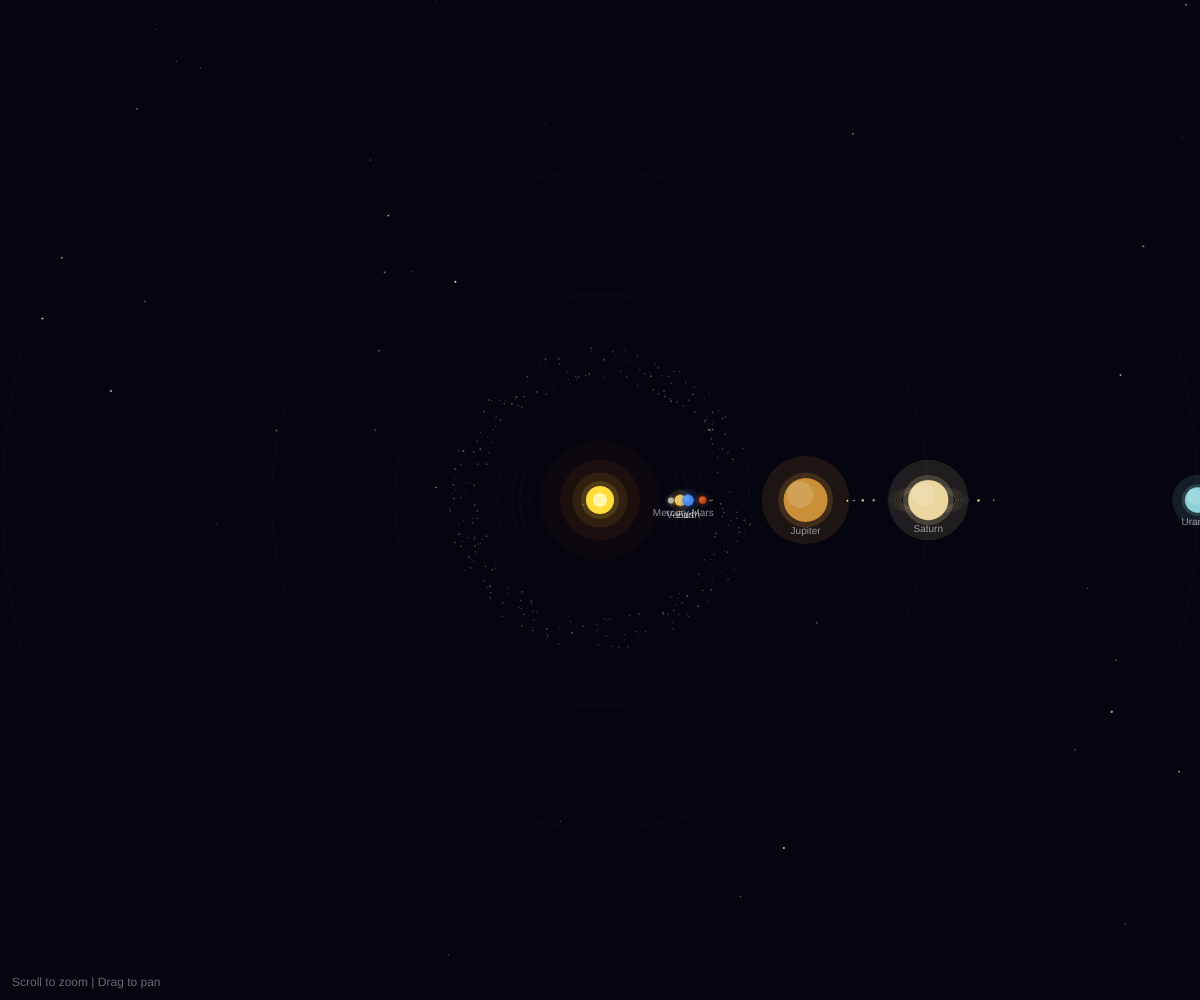
Frame 1 (no input)
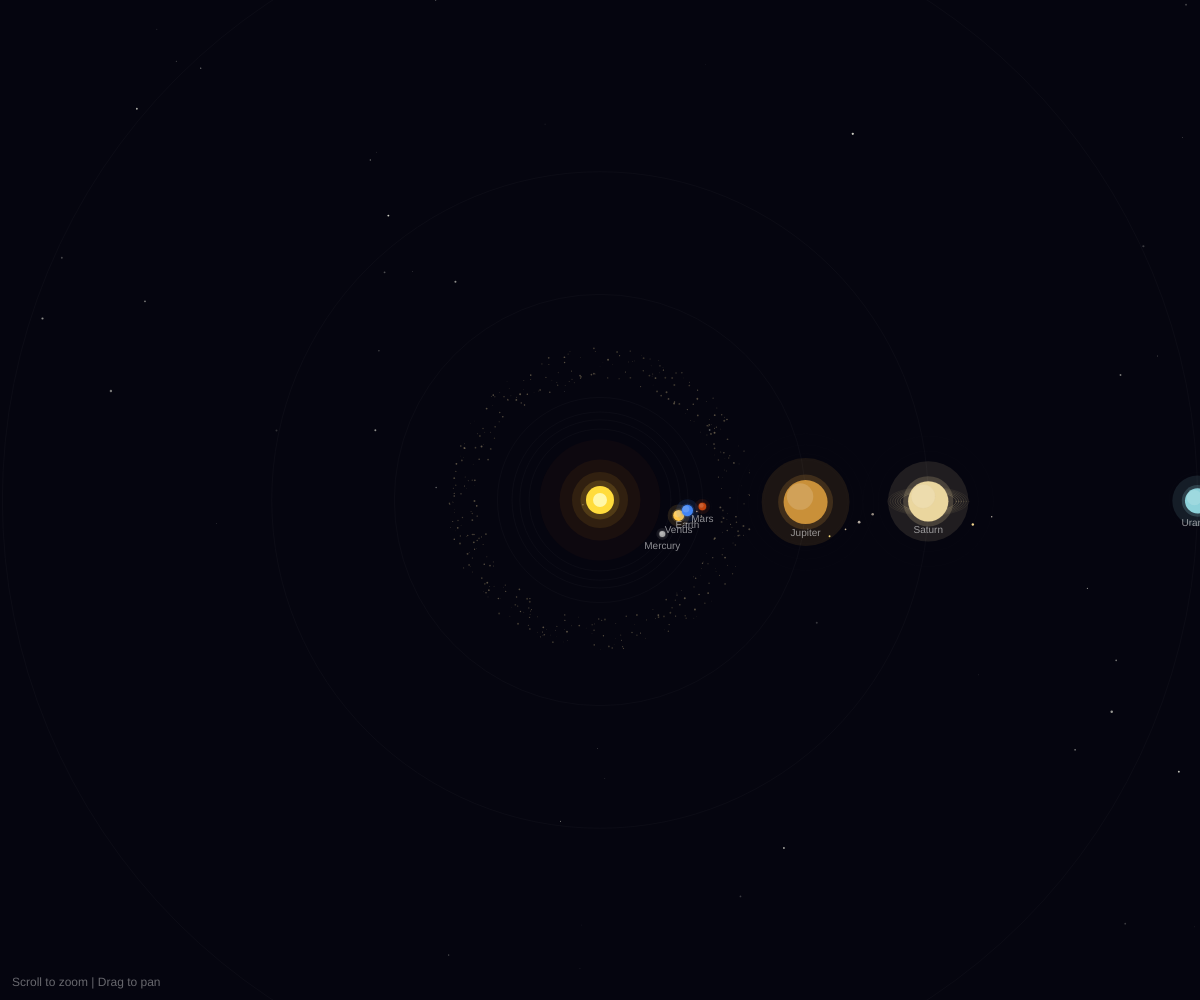
Frame 60 (no input)
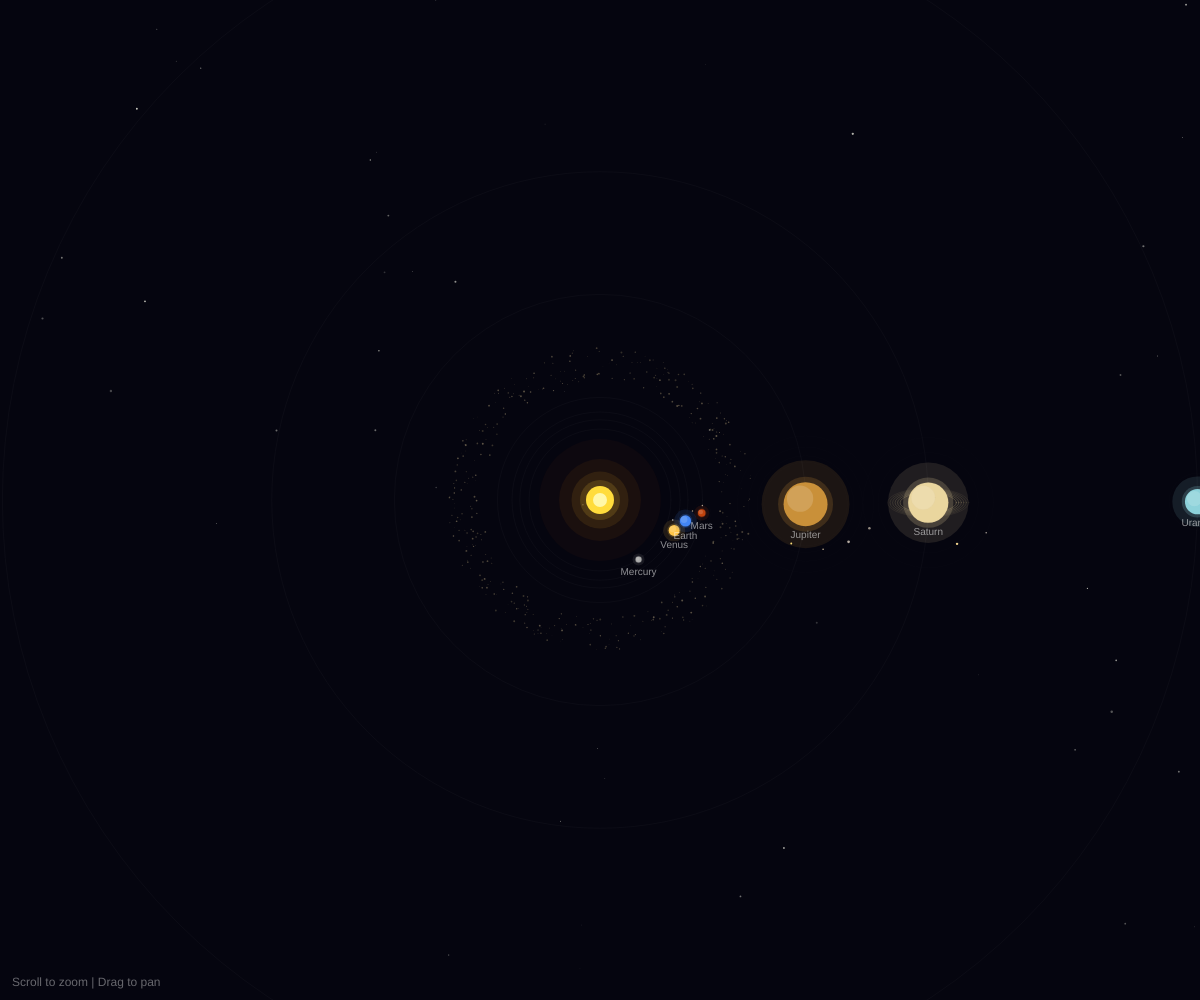
Frame 120 (the mouse pressed at the canvas centre since frame 60)

The p5.js sketch that drew these frames (run headless with seeded random() and noise() and a simulated clock; from frame 60 on, the mouse is pressed at the canvas centre):

// p5.js sketch
// ── sketch.js
// ─── Solar System Simulation ───────────────────────────────────────────────────

const PLANET_DATA = [
  { name: "Mercury", distance: 0.39, size: 0.38, speed: 4.15,  color: [169, 169, 169], moons: [] },
  { name: "Venus",   distance: 0.72, size: 0.95, speed: 1.62,  color: [255, 198, 73],  moons: [] },
  { name: "Earth",   distance: 1.00, size: 1.00, speed: 1.00,  color: [66, 133, 244],  moons: [{ size: 0.27, distance: 2.5, speed: 13.4, color: [200, 200, 200] }] },
  { name: "Mars",    distance: 1.52, size: 0.53, speed: 0.53,  color: [193, 68, 14],   moons: [{ size: 0.1, distance: 2.0, speed: 20, color: [180, 160, 140] }, { size: 0.08, distance: 3.0, speed: 14, color: [170, 150, 130] }] },
  { name: "Jupiter", distance: 5.20, size: 11.2, speed: 0.084, color: [201, 144, 57],  moons: [{ size: 0.29, distance: 1.8, speed: 8, color: [250, 220, 120] }, { size: 0.25, distance: 2.4, speed: 5, color: [200, 180, 150] }, { size: 0.41, distance: 3.2, speed: 3, color: [180, 170, 160] }, { size: 0.39, distance: 4.2, speed: 1.5, color: [150, 140, 130] }] },
  { name: "Saturn",  distance: 9.58, size: 9.45, speed: 0.034, color: [234, 214, 158], moons: [{ size: 0.4, distance: 3.0, speed: 4, color: [240, 210, 140] }, { size: 0.15, distance: 4.5, speed: 2, color: [180, 170, 160] }], rings: true },
  { name: "Uranus",  distance: 19.2, size: 4.01, speed: 0.012, color: [141, 210, 218], moons: [{ size: 0.12, distance: 2.5, speed: 5, color: [180, 200, 210] }] },
  { name: "Neptune", distance: 30.1, size: 3.88, speed: 0.006, color: [62, 84, 232],   moons: [{ size: 0.21, distance: 2.8, speed: 6, color: [200, 200, 220] }] },
];

const ASTEROID_COUNT = 400;
const STAR_COUNT = 800;

let stars = [];
let asteroids = [];
let cam = { x: 0, y: 0, zoom: 1 };
let dragging = false;
let dragStart = { x: 0, y: 0 };
let camStart = { x: 0, y: 0 };
let time = 0;

function scaleDistance(au) {
  // Compress outer planets so everything fits nicely
  return 60 + au * 28;
}

function scaleSize(relative) {
  // Clamp planet sizes to a visible but proportional range
  return map(pow(relative, 0.5), pow(0.38, 0.5), pow(11.2, 0.5), 3, 22);
}

function setup() {
  createCanvas(windowWidth, windowHeight);

  // Pre-generate starfield
  for (let i = 0; i < STAR_COUNT; i++) {
    stars.push({
      x: random(-2000, 2000),
      y: random(-2000, 2000),
      brightness: random(100, 255),
      size: random(0.5, 2.5),
      twinkleSpeed: random(0.01, 0.05),
      twinkleOffset: random(TWO_PI),
    });
  }

  // Pre-generate asteroid belt (between Mars and Jupiter)
  let beltInner = scaleDistance(2.1);
  let beltOuter = scaleDistance(3.3);
  for (let i = 0; i < ASTEROID_COUNT; i++) {
    let r = random(beltInner, beltOuter);
    asteroids.push({
      angle: random(TWO_PI),
      radius: r,
      speed: random(0.0003, 0.0008),
      size: random(0.5, 2),
      brightness: random(80, 160),
    });
  }
}

function draw() {
  background(5, 5, 15);

  let speed = 0.002;
  time += speed;

  push();
  translate(width / 2 + cam.x, height / 2 + cam.y);
  scale(cam.zoom);

  drawStars();
  drawSun();
  drawOrbits();
  drawAsteroidBelt();
  drawPlanets();

  pop();

  drawHUD();
}

function drawStars() {
  noStroke();
  for (let s of stars) {
    let twinkle = sin(frameCount * s.twinkleSpeed + s.twinkleOffset);
    let alpha = s.brightness * map(twinkle, -1, 1, 0.4, 1.0);
    fill(255, 255, 240, alpha);
    circle(s.x, s.y, s.size);
  }
}

function drawSun() {
  noStroke();

  // Outer glow layers
  let glowLayers = [
    { size: 120, alpha: 8,  color: [255, 100, 0] },
    { size: 80,  alpha: 15, color: [255, 140, 0] },
    { size: 55,  alpha: 25, color: [255, 180, 30] },
    { size: 38,  alpha: 40, color: [255, 200, 50] },
  ];

  for (let g of glowLayers) {
    let pulse = sin(time * 3) * 3;
    fill(g.color[0], g.color[1], g.color[2], g.alpha);
    circle(0, 0, g.size + pulse);
  }

  // Sun body
  fill(255, 220, 60);
  circle(0, 0, 28);

  // Bright core
  fill(255, 255, 200, 200);
  circle(0, 0, 14);
}

function drawOrbits() {
  noFill();
  stroke(255, 255, 255, 15);
  strokeWeight(0.5);
  for (let p of PLANET_DATA) {
    let r = scaleDistance(p.distance);
    circle(0, 0, r * 2);
  }
}

function drawAsteroidBelt() {
  noStroke();
  for (let a of asteroids) {
    a.angle += a.speed;
    let x = cos(a.angle) * a.radius;
    let y = sin(a.angle) * a.radius;
    fill(a.brightness, a.brightness * 0.9, a.brightness * 0.7, 150);
    circle(x, y, a.size);
  }
}

function drawPlanets() {
  for (let p of PLANET_DATA) {
    let orbitR = scaleDistance(p.distance);
    let angle = time * p.speed;
    let px = cos(angle) * orbitR;
    let py = sin(angle) * orbitR;

    push();
    translate(px, py);

    let r = scaleSize(p.size);

    // Planet glow
    noStroke();
    fill(p.color[0], p.color[1], p.color[2], 30);
    circle(0, 0, r * 4);
    fill(p.color[0], p.color[1], p.color[2], 50);
    circle(0, 0, r * 2.5);

    // Saturn rings
    if (p.rings) {
      drawRings(r);
    }

    // Planet body
    fill(p.color[0], p.color[1], p.color[2]);
    circle(0, 0, r * 2);

    // Highlight
    fill(255, 255, 255, 40);
    circle(-r * 0.25, -r * 0.25, r * 1.2);

    // Moons
    for (let m of p.moons) {
      let moonOrbitR = r + m.distance * r * 0.5;
      let moonAngle = time * m.speed;
      let mx = cos(moonAngle) * moonOrbitR;
      let my = sin(moonAngle) * moonOrbitR;

      // Moon orbit trace
      noFill();
      stroke(255, 255, 255, 10);
      strokeWeight(0.3);
      circle(0, 0, moonOrbitR * 2);

      // Moon body
      noStroke();
      let moonSize = max(1.5, m.size * r * 0.3);
      fill(m.color[0], m.color[1], m.color[2]);
      circle(mx, my, moonSize);
    }

    // Planet label
    fill(255, 255, 255, 140);
    noStroke();
    textAlign(CENTER);
    textSize(max(8, 10 / cam.zoom));
    text(p.name, 0, r + 12);

    pop();
  }
}

function drawRings(planetRadius) {
  noFill();
  strokeWeight(0.8);
  let ringCount = 6;
  for (let i = 0; i < ringCount; i++) {
    let rr = planetRadius * 1.4 + i * 2.5;
    let alpha = map(i, 0, ringCount - 1, 120, 40);
    stroke(210, 190, 140, alpha);

    push();
    // Tilt the rings
    scale(1, 0.35);
    circle(0, 0, rr * 2);
    pop();
  }
}

function drawHUD() {
  fill(255, 255, 255, 100);
  noStroke();
  textAlign(LEFT);
  textSize(12);
  text("Scroll to zoom | Drag to pan", 12, height - 14);
}

// ─── Interaction ───────────────────────────────────────────────────────────────

function mousePressed() {
  dragging = true;
  dragStart.x = mouseX;
  dragStart.y = mouseY;
  camStart.x = cam.x;
  camStart.y = cam.y;
}

function mouseDragged() {
  if (dragging) {
    cam.x = camStart.x + (mouseX - dragStart.x);
    cam.y = camStart.y + (mouseY - dragStart.y);
  }
}

function mouseReleased() {
  dragging = false;
}

function mouseWheel(event) {
  let zoomFactor = 0.05;
  if (event.delta > 0) {
    cam.zoom *= (1 - zoomFactor);
  } else {
    cam.zoom *= (1 + zoomFactor);
  }
  cam.zoom = constrain(cam.zoom, 0.1, 10);
  return false;
}

function windowResized() {
  resizeCanvas(windowWidth, windowHeight);
}
